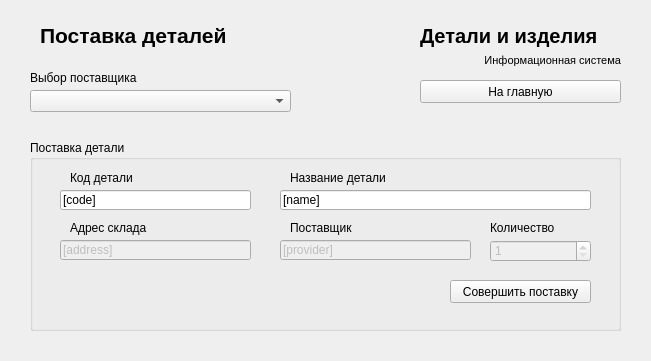
<?xml version="1.0" encoding="UTF-8"?>
<ui version="4.0">
 <class>ProvideWindow</class>
 <widget class="QMainWindow" name="ProvideWindow">
  <property name="geometry">
   <rect>
    <x>0</x>
    <y>0</y>
    <width>651</width>
    <height>361</height>
   </rect>
  </property>
  <property name="windowTitle">
   <string>Поставка деталей - Детали и изделия</string>
  </property>
  <widget class="QWidget" name="centralwidget">
   <widget class="QLabel" name="label_6">
    <property name="geometry">
     <rect>
      <x>420</x>
      <y>50</y>
      <width>201</width>
      <height>21</height>
     </rect>
    </property>
    <property name="font">
     <font>
      <pointsize>8</pointsize>
     </font>
    </property>
    <property name="text">
     <string>Информационная система</string>
    </property>
    <property name="alignment">
     <set>Qt::AlignRight|Qt::AlignTrailing|Qt::AlignVCenter</set>
    </property>
   </widget>
   <widget class="QLabel" name="label_5">
    <property name="geometry">
     <rect>
      <x>420</x>
      <y>20</y>
      <width>201</width>
      <height>31</height>
     </rect>
    </property>
    <property name="font">
     <font>
      <pointsize>15</pointsize>
      <weight>75</weight>
      <bold>true</bold>
     </font>
    </property>
    <property name="text">
     <string>Детали и изделия</string>
    </property>
   </widget>
   <widget class="QPushButton" name="CloseButton">
    <property name="geometry">
     <rect>
      <x>420</x>
      <y>80</y>
      <width>201</width>
      <height>23</height>
     </rect>
    </property>
    <property name="text">
     <string>На главную</string>
    </property>
   </widget>
   <widget class="QLabel" name="label_2">
    <property name="geometry">
     <rect>
      <x>30</x>
      <y>70</y>
      <width>261</width>
      <height>16</height>
     </rect>
    </property>
    <property name="text">
     <string>Выбор поставщика</string>
    </property>
   </widget>
   <widget class="QLabel" name="label">
    <property name="geometry">
     <rect>
      <x>40</x>
      <y>20</y>
      <width>221</width>
      <height>31</height>
     </rect>
    </property>
    <property name="font">
     <font>
      <pointsize>16</pointsize>
      <weight>75</weight>
      <bold>true</bold>
     </font>
    </property>
    <property name="text">
     <string>Поставка деталей</string>
    </property>
   </widget>
   <widget class="QComboBox" name="ProviderSelect">
    <property name="geometry">
     <rect>
      <x>30</x>
      <y>90</y>
      <width>261</width>
      <height>22</height>
     </rect>
    </property>
   </widget>
   <widget class="QGroupBox" name="ProvideBox">
    <property name="enabled">
     <bool>true</bool>
    </property>
    <property name="geometry">
     <rect>
      <x>30</x>
      <y>140</y>
      <width>591</width>
      <height>191</height>
     </rect>
    </property>
    <property name="title">
     <string>Поставка детали</string>
    </property>
    <widget class="QLineEdit" name="AddressInput">
     <property name="enabled">
      <bool>false</bool>
     </property>
     <property name="geometry">
      <rect>
       <x>30</x>
       <y>100</y>
       <width>191</width>
       <height>20</height>
      </rect>
     </property>
     <property name="text">
      <string>[address]</string>
     </property>
    </widget>
    <widget class="QLabel" name="label_3">
     <property name="geometry">
      <rect>
       <x>40</x>
       <y>80</y>
       <width>121</width>
       <height>16</height>
      </rect>
     </property>
     <property name="text">
      <string>Адрес склада</string>
     </property>
    </widget>
    <widget class="QLineEdit" name="ProviderInput">
     <property name="enabled">
      <bool>false</bool>
     </property>
     <property name="geometry">
      <rect>
       <x>250</x>
       <y>100</y>
       <width>191</width>
       <height>20</height>
      </rect>
     </property>
     <property name="text">
      <string>[provider]</string>
     </property>
    </widget>
    <widget class="QLabel" name="label_4">
     <property name="geometry">
      <rect>
       <x>260</x>
       <y>80</y>
       <width>121</width>
       <height>16</height>
      </rect>
     </property>
     <property name="text">
      <string>Поставщик</string>
     </property>
    </widget>
    <widget class="QLineEdit" name="DetailCodeInput">
     <property name="enabled">
      <bool>true</bool>
     </property>
     <property name="geometry">
      <rect>
       <x>30</x>
       <y>50</y>
       <width>191</width>
       <height>20</height>
      </rect>
     </property>
     <property name="text">
      <string>[code]</string>
     </property>
    </widget>
    <widget class="QLabel" name="label_7">
     <property name="geometry">
      <rect>
       <x>40</x>
       <y>30</y>
       <width>121</width>
       <height>16</height>
      </rect>
     </property>
     <property name="text">
      <string>Код детали</string>
     </property>
    </widget>
    <widget class="QLineEdit" name="DetailNameInput">
     <property name="enabled">
      <bool>true</bool>
     </property>
     <property name="geometry">
      <rect>
       <x>250</x>
       <y>50</y>
       <width>311</width>
       <height>20</height>
      </rect>
     </property>
     <property name="text">
      <string>[name]</string>
     </property>
    </widget>
    <widget class="QLabel" name="label_8">
     <property name="geometry">
      <rect>
       <x>260</x>
       <y>30</y>
       <width>121</width>
       <height>16</height>
      </rect>
     </property>
     <property name="text">
      <string>Название детали</string>
     </property>
    </widget>
    <widget class="QSpinBox" name="DetailCountCounter">
     <property name="enabled">
      <bool>false</bool>
     </property>
     <property name="geometry">
      <rect>
       <x>460</x>
       <y>100</y>
       <width>101</width>
       <height>22</height>
      </rect>
     </property>
     <property name="minimum">
      <number>1</number>
     </property>
    </widget>
    <widget class="QLabel" name="label_9">
     <property name="geometry">
      <rect>
       <x>460</x>
       <y>80</y>
       <width>91</width>
       <height>16</height>
      </rect>
     </property>
     <property name="text">
      <string>Количество</string>
     </property>
    </widget>
    <widget class="QPushButton" name="ProvideButton">
     <property name="geometry">
      <rect>
       <x>420</x>
       <y>140</y>
       <width>141</width>
       <height>23</height>
      </rect>
     </property>
     <property name="text">
      <string>Совершить поставку</string>
     </property>
    </widget>
   </widget>
  </widget>
 </widget>
 <resources/>
 <connections/>
</ui>
